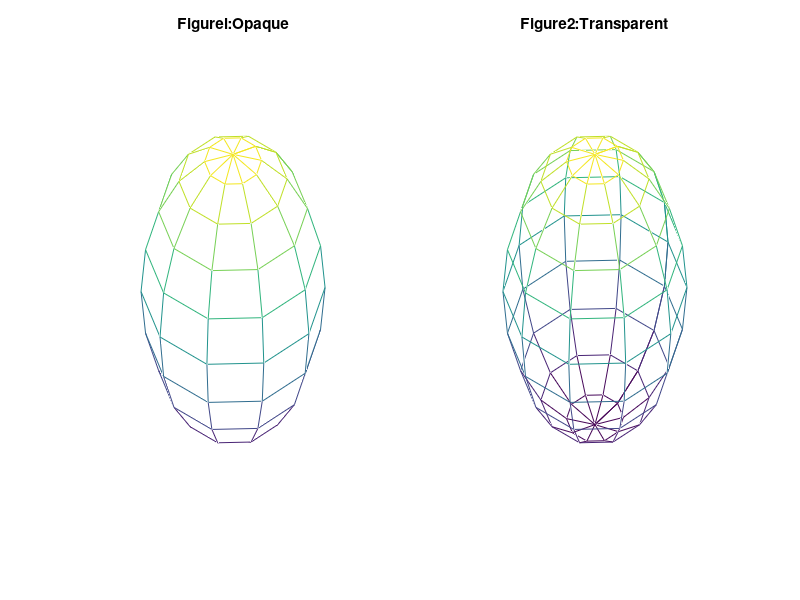

Here is the MATLAB script that generated this plot:
% [绘图]图形的隐藏属性
% function Example20
% h0=figure('toolbar','none',...
%     'position',[200 150 450 300],...
%     'name','Example20');
subplot(1,2,1)
[x,y,z]=sphere(10);
mesh(x,y,z)
axis off
title('Figurel:Opaque')
hidden on
subplot(1,2,2)
[x,y,z]=sphere(10);
mesh(x,y,z)
axis off
title('Figure2:Transparent')
hidden off